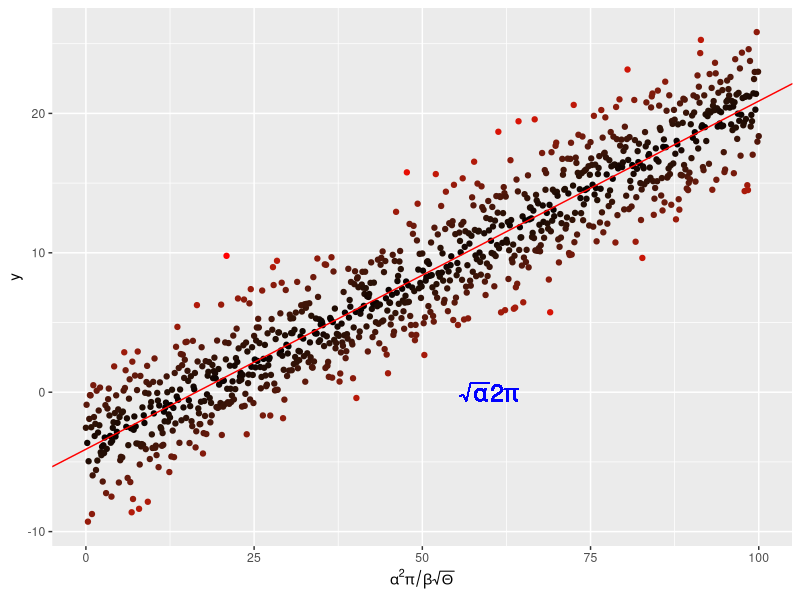

Here is the R script that generated this plot:
# mathematical annotation on a axis and in the plot area

library(ggplot2)

# create some linear regression "data"
x <- seq(0,100, by=0.1)
y <- -4. + 0.25*x + rnorm(length(x),mean=0.,sd=2.5)

# put them in a dataframe
my_data <- data.frame(x=x,y=y)

# perform a linear regression
my_lm <- summary(lm(y~x, data=my_data))

# plot the data
p <- ggplot(my_data, aes(x=x,y=y, colour=abs(my_lm$residuals))) + 
  geom_point() + scale_colour_gradient(low="black",high="red") + 
  theme(legend.position = "none") + 
  scale_x_continuous(expression(alpha^2 * pi/beta * sqrt(Theta)))

# add the regression line
p <- p + geom_abline(intercept = my_lm$coefficients[1][1], 
                     slope = my_lm$coefficients[2][1], colour="red")

# throw some math on the plot
p <- p + geom_text(aes(x=60,y=0,label="sqrt(alpha)*2*pi"), parse = T,size=6,colour="blue")


# save the result figure as a file called MyLinReg.pdf
pdf("../result/MyLinReg.pdf")
p
graphics.off()